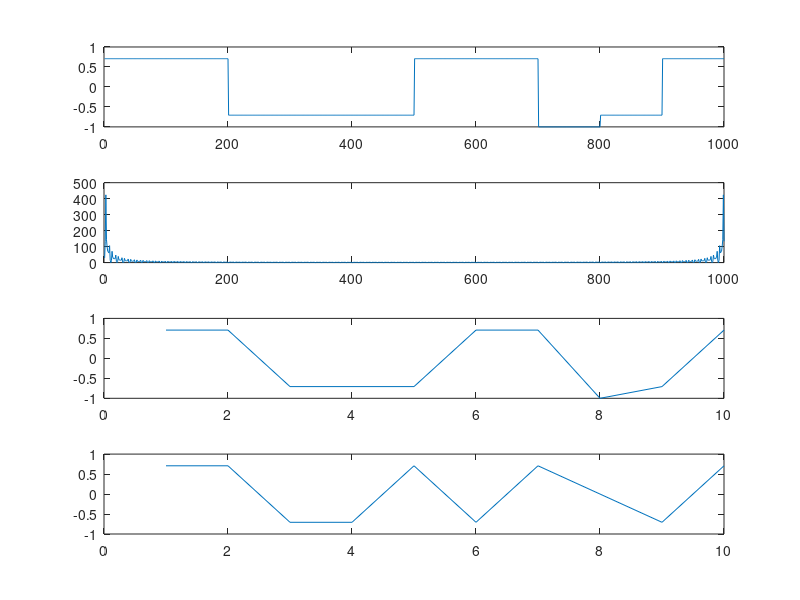
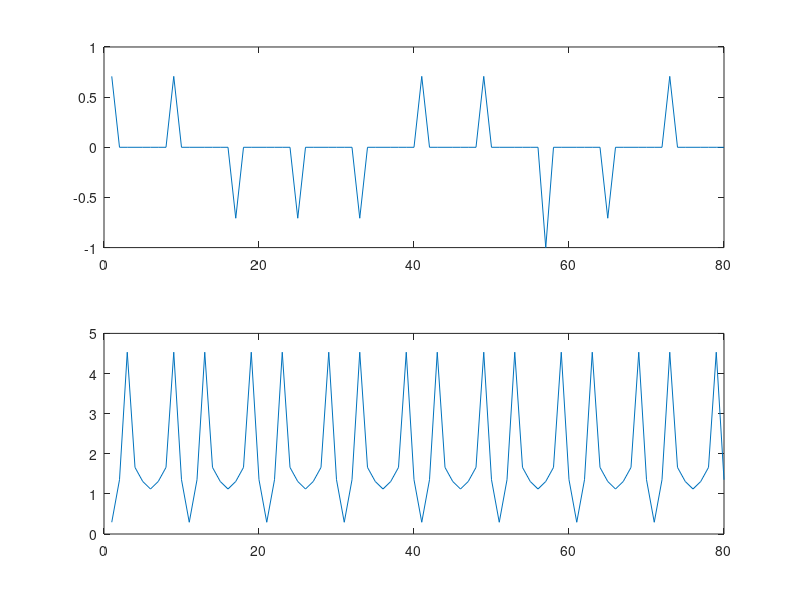
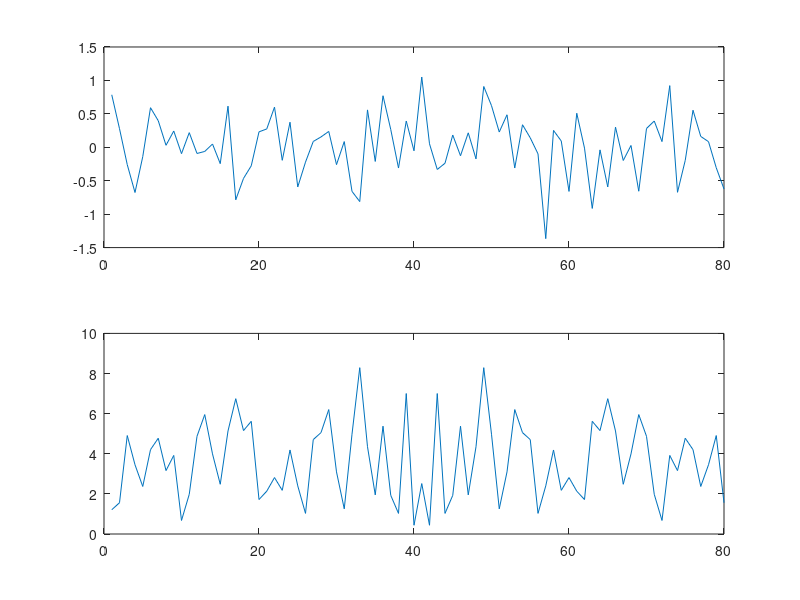
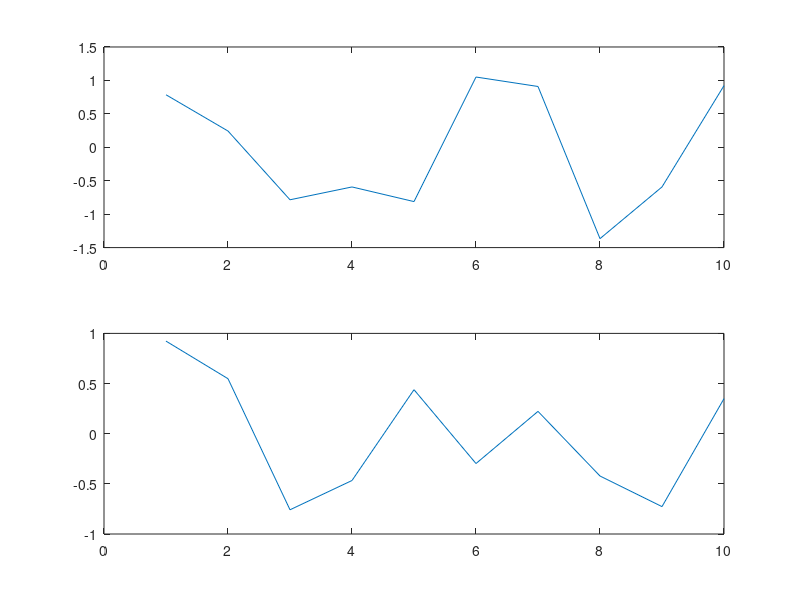

Here is the MATLAB script that generated these plots, in order:
%% Audio Input

%wav = input('Plase input the filename of the audio: \n', 's');

% sample: datapoints of the audio
% fs: frequency of samplerate
% nbits: bits of sampling 
%[sample, fs, nbits] = wavread(wav);

% cnt_point: number of datapoints
% cnt_track: number of tunnels
% delta_t: interval of TD
% t: sequence of time for sampling
%[cnt_point, cnt_track] = size(sample);
%delta_t = 1 / fs;
%t = (0:1:cnt_point = 1) / fs;

M = 8;
K = log2(M);
sym_map=[1;(1+1i)/sqrt(2);1i;(-1+1i)/sqrt(2);-1;(-1-1i)/sqrt(2);-1i;(1-1i)/sqrt(2)]; %8PSK symbols

%% Generate Random Sequence

Ns = 10;              % Number of symbols, strongly influence the CPU, max 10000
bits = [
     0     0     1     1     0     1     0     1     1     0;
     0     0     0     0     1     1     0     0     0     0;
     1     1     1     1     1     1     1     0     1     1];% For test
%bits = round(rand(K,Ns));           % KxNs matrix of random 0,1 bits
 
%% Generate 8PSK Signal

% WAY 1:
Nb = 100; % point number of carrier for one period, strongly influence the scatterplot
fc = 1; % frequency of carrier, also the frequency of symbol
t = 0:1/(Nb * fc):1/fc - 1/(Nb * fc); % time sequence for a period
%carrier = exp(1i * 2 * pi * fc * t);
carrier = sign(t + 1);

s_mpsk = [];
s_I = [];
s_Q = [];
test = [];

for n=1:Ns
    k = 4 * bits(1, n) + 2 * bits(2, n) + bits(3, n) + 1;
    test = [test k];
    s_mpsk = [s_mpsk real(sym_map(k) * carrier)]; % generate 8PSK signal
    s_I = [s_I real(sym_map(k))]; % the I branch of 8PSK
    s_Q = [s_Q imag(sym_map(k))]; % the Q branch of 8PSK
end

figure(3)
subplot(4,1,1)
plot(s_mpsk)
subplot(4,1,2)
plot(abs(fft(s_mpsk)))
subplot(4,1,3)
plot(s_I)
subplot(4,1,4)
plot(s_Q)

% WAY 2:
%[s_Q, s_I] = mpsk(bits, Ns);
%subplot(2,2,3)
%plot(s_Q);
%subplot(2,2,4)
%plot(s_I);
%mpsk_signal = s_I - s_Q;
%figure(2)
%subplot(2,1,1)
%plot(mpsk_signal);
%subplot(2,1,2)
%plot(abs(fft(mpsk_signal)));

%% Upsample

s_upsample_I = upsample(s_I, 8); % 8 times upsample
s_upsample_Q = upsample(s_Q, 8); % 8 times upsample

figure(4)
subplot(2,1,1)
plot(s_upsample_I);
subplot(2,1,2)
plot(abs(fft(s_upsample_I)));

%% Lowpass Filter

%s_transmit = lowpass_transmit(s_upsample);
s_transmit_I = s_upsample_I; % for test
s_transmit_Q = s_upsample_Q; % for test

%% AWGN Channel

%Es = 10.^([[-7] [8:1:22]]/10); % Energy per symbol
Es = 10; %for test
Eb = Es/K;                % Energy per bit
N0 = 2;
SNR = 10 * log10((K * Eb/N0) / (8 * fc));
s_awgn_I = awgn(s_transmit_I, SNR, 'measured');
s_awgn_Q = awgn(s_transmit_Q, SNR, 'measured');

figure(5)
subplot(2,1,1)
plot(s_awgn_I);
subplot(2,1,2)
plot(abs(fft(s_awgn_I)));

%% Lowpass Filter

%s_receive = lowpass_transmit(s_awgn);
s_receive_I = s_awgn_I; %for test
s_receive_Q = s_awgn_Q; %for test

%% Downsample

s_downsample_I = downsample(s_receive_I, 8); % 8 times downsample
s_downsample_Q = downsample(s_receive_Q, 8); % 8 times downsample


%% 8PSK Judgement

s_demodulate_I = s_downsample_I;
s_demodulate_Q = s_downsample_Q;


figure(6)
subplot(2,1,1)
plot(s_demodulate_I);
subplot(2,1,2)
plot(s_demodulate_Q);

figure(7)
plot(s_demodulate_I, s_demodulate_Q, 'b.')

s_result = s_demodulate_I - 1i * s_demodulate_Q;
distance = abs(repmat(s_result, [M, 1]) - repmat(sym_map, [1, Ns]));

[min_dis, min_pos] = min(uint32(distance .* 10000));

figure(8)
subplot(3,1,1)
plot(test)
subplot(3,1,2)
plot(min_pos)

subplot(3,1,3)
plot(test-min_pos)

min_pos = min_pos - 1;
bits_result = [];
bits_result = [bits_result sign(bitand(min_pos, 4))];
bits_result = [bits_result; sign(bitand(min_pos, 2))];
bits_result = [bits_result; mod(min_pos, 2)];

%% Calculate



%%
na = length(Es);          % number of energy per symbol
No = 2;                   % noise unit variance (watt/Hz)
Es_No = Es/No;              % EsNo
Eb_No = Eb/No;              % EbNo

BER = zeros(1,na);
SER = zeros(1,na);
Pseint = zeros(1,na);

dphi = 0.01*pi/M;                   % interval of $\phi$
phi = [-pi/M+dphi/2:dphi:pi/M];     % $\phi$
nphi = length(phi);                 % number of $\phi$


